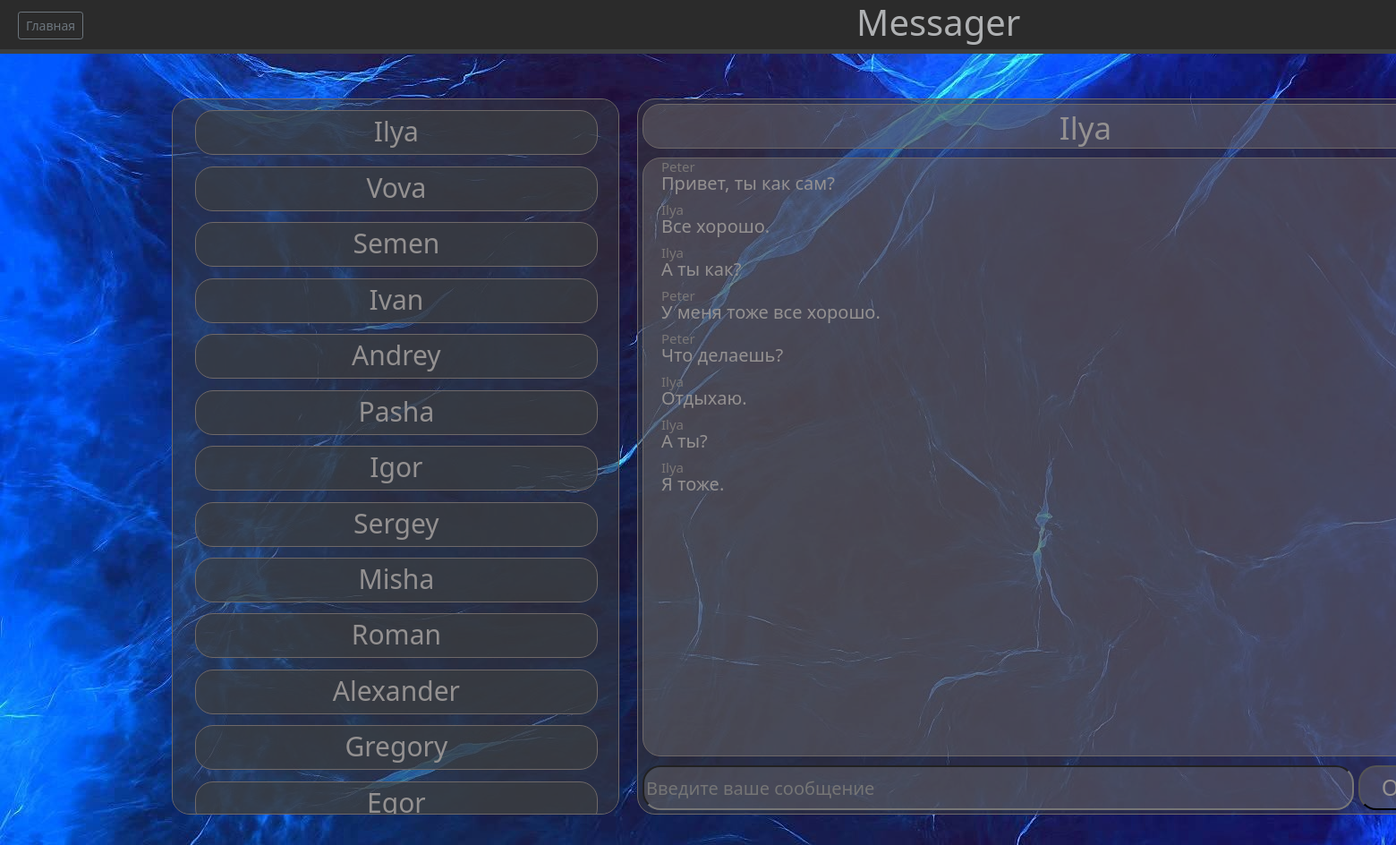
/message/Ilya (signed in), run on the app's committed database.
### app.py (models this page shows)
class User(db.Model, UserMixin):
    id = db.Column(db.Integer, primary_key=True)
    login = db.Column(db.String(300), nullable=False)
    password = db.Column(db.String(300), nullable=False)

class messages(db.Model, UserMixin):
    id = db.Column(db.Integer, primary_key=True)
    sender = db.Column(db.String(300), nullable=False)
    room = db.Column(db.String(300), nullable=False)
    message = db.Column(db.String(300), nullable=False)

### app.py (the view, shortened to what this page needs)
@app.route('/message/<string:name>', methods=['POST', 'GET'])
@login_required
def data(name):
    room = 'global'
    user = current_user.login
    if rooms.query.filter_by(user_one=user, user_two=name).first():
        room = rooms.query.filter_by(user_one=user, user_two=name).first()
    elif rooms.query.filter_by(user_one=name, user_two=user).first():
        room = rooms.query.filter_by(user_one=name, user_two=user).first()
    messages_list = messages.query.filter_by(room=room.room).all()
    return render_template('message.html', friend=name, friends=db.session.query(User.login).all(), user=current_user.login, room=room.room, messages=messages_list)

### app.py (called while the page is built)
@login_manager.user_loader
def load_user(user_id):
    return User.query.get(user_id)

### templates/message.html (shortened to what this page needs)
{% extends 'main.html' %}
{% block messages %}
    <div class="name_recipient">
        <p class="name">{{ friend }}</p>
    </div>
    <div id="chat" class="messages prokrutka">
        {% for el in messages %}
            {% if el.sender == user %}
                <h1 class="name_send">{{ el.sender }}</h1>
                <h1 class="user_mes">{{ el.message }}</h1>
            {% elif el.sender == friend %}
                <h1 class="name_send">{{ el.sender }}</h1>
                <h1 class="user_mes">{{ el.message }}</h1>
            {% endif %}
        {% endfor %}
    </div>
    <div class="send_out">
        <input class="send_messages" id="mymes" type="text" placeholder="Введите ваше сообщение">
        <button id="sendmess" class="send">Отправить</button>
    </div>
{% endblock %}

### templates/main.html (shortened to what this page needs)
{% extends 'index.html' %}
{% block main %}
    <div class="main">
        <div class="flex hw">
            <div class="friends-list prokrutka">
            {% for el in friends %}
                {% if el.login != user %}
                    <div class="friends">
                        <a class="friends-cur" href="/message/{{ el.login }}"> {{ el.login }} </a>
                    </div>
                {% endif %}
            {% endfor %}
            </div>
            <div class="message">
                {% block messages %}
                {% endblock %}
            </div>
        </div>
    </div>
{% endblock %}

### templates/index.html (shortened to what this page needs)
<!DOCTYPE html>
<html lang="en">
<head>
    <link href="https://cdn.jsdelivr.net/npm/bootstrap@5.1.3/dist/css/bootstrap.min.css" rel="stylesheet">
    <link rel="stylesheet" href="{{ url_for('static', filename='css/main.css') }}">
</head>
<body>
    <div class="menu">
        <div class="button_main">
            <a class="btn btn-sm btn-outline-secondary" href="/">Главная</a>
        </div>
        <div class="logo">
            <p>Messager</p>
        </div>
    </div>
    {% block main %}
    {% endblock %}
</body>
</html>

### static/css/main.css (style rules this page uses)
body { background-size: 100%; }
.menu { height: 60px; width: 100%; background: #2b2b2b; border-bottom: 5px solid #3c3f41; display: flex; }
.button_main { margin-top: 13px; margin-left: 20px; }
.logo { margin-left: 45%; font-size: 40px; }
.logo p { color: #afb1b3; margin-top: -5px; font-size: 40px; }
.prokrutka { border: 1px solid #6e6868; overflow: auto; }
.flex { display: flex; }
.friends-list { margin-left: 10%; margin-top: 50px; background: rgba(60, 63, 65, 0.50); height: 800px; width: 500px; border-radius: 20px; }
.message { border: 1px solid #6e6868; background: rgba(60, 63, 65, 0.50); margin-top: 50px; margin-left: 20px; height: 800px; width: 1003px; border-radius: 20px; }
.friends { margin-left: 5%; margin-top: 2.5%; background: rgba(60, 63, 65, 0.7); height: 50px; width: 450px; border-radius: 20px; border: 1px solid #6e6868; color: #949191; text-align: center; font-size: 30px; }
.friends-cur { text-decoration: none; color: #949191; }
.name_recipient { border: 1px solid #6e6868; width: 990px; height: 50px; background: rgba(115, 113, 113, 0.41); border-radius: 20px; margin-top: 5px; margin-left: 5px; }
.messages { margin-top: 10px; width: 990px; margin-left: 5px; height: 669px; background: rgba(115, 113, 113, 0.41); border-radius: 20px; }
.send_messages { margin-left: 5px; width: 795px; height: 50px; background: rgba(115, 113, 113, 0.41); border-radius: 20px; font-size: 20px; margin-top: 10px; }
.send { background: rgba(115, 113, 113, 0.41); border-radius: 20px; margin-left: 5px; height: 50px; width: 185px; color: #949191; font-size: 25px; margin-top: 10px; }
.name { color: #949191; font-size: 35px; text-align: center; }
.send_out { width: 1000px; height: 100px; display: flex; }
body { width: 1920px; height: 900px; }
.user_mes { color: #949191; font-size: 20px; margin-left: 20px; margin-top: -10px; }
.name_send { color: #797676; font-size: 15px; margin-left: 20px; }

### data on the page
User: login "Ilya"
User: login "Vova"
User: login "Semen"
User: login "Ivan"
User: login "Andrey"
User: login "Pasha"
User: login "Igor"
User: login "Sergey"
User: login "Misha"
User: login "Roman"
User: login "Alexander"
User: login "Gregory"
User: login "Egor"
messages: sender "Peter", message "Привет, ты как сам?"
messages: sender "Ilya", message "Все хорошо."
messages: sender "Ilya", message "А ты как?"
messages: sender "Peter", message "У меня тоже все хорошо."
messages: sender "Peter", message "Что делаешь?"
messages: sender "Ilya", message "Отдыхаю."
messages: sender "Ilya", message "А ты?"
messages: sender "Ilya", message "Я тоже."

### other printed values
{{ friend }} "Ilya"
